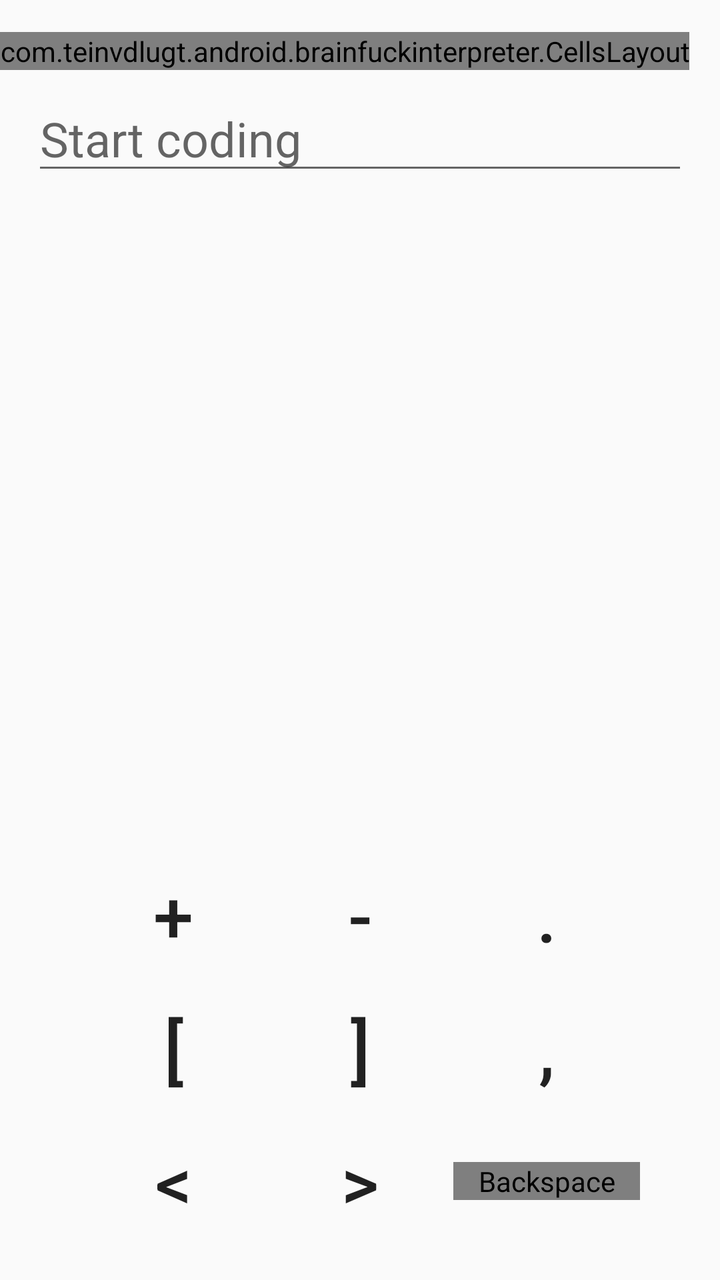
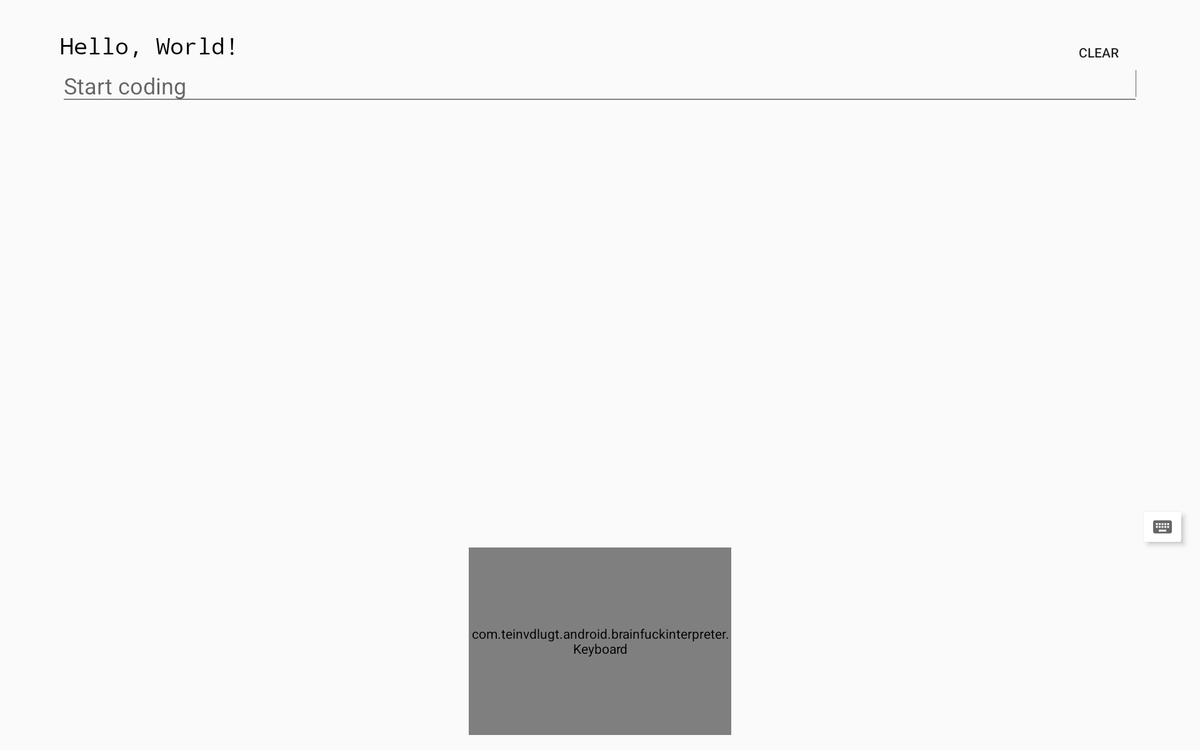

Two renders of one Android screen. The first uses the default layout on a phone; the second uses the alternative layout the repository ships for a different screen configuration, on a matching device. The two XML files are below.
<!-- AndroidManifest.xml: activity theme AppTheme.NoActionBar -->
<!-- res/layout/activity_main.xml -->
<?xml version="1.0" encoding="utf-8"?>
<RelativeLayout xmlns:android="http://schemas.android.com/apk/res/android"
    xmlns:tools="http://schemas.android.com/tools"
    android:layout_width="match_parent"
    android:layout_height="match_parent"
    android:paddingBottom="@dimen/activity_vertical_margin"
    android:paddingTop="@dimen/activity_vertical_margin"
    tools:context="com.teinvdlugt.android.brainfuckinterpreter.MainActivity">

    <HorizontalScrollView
        android:id="@+id/cells"
        android:layout_width="match_parent"
        android:layout_height="wrap_content"
        android:scrollbars="none">

        <com.teinvdlugt.android.brainfuckinterpreter.CellsLayout
            android:id="@+id/cellsLayout"
            android:layout_width="wrap_content"
            android:layout_height="wrap_content" />
    </HorizontalScrollView>

    <RelativeLayout
        android:layout_width="match_parent"
        android:layout_height="wrap_content"
        android:layout_below="@id/cells"
        android:paddingLeft="@dimen/activity_horizontal_margin"
        android:paddingRight="@dimen/activity_horizontal_margin"
        android:paddingTop="8dp">

        <TextView
            android:id="@+id/output_textView"
            android:layout_width="wrap_content"
            android:layout_height="wrap_content"
            android:textColor="@android:color/black"
            android:textSize="24sp"
            android:typeface="monospace"
            android:visibility="gone" />

        <EditText
            android:id="@+id/editText"
            android:layout_width="match_parent"
            android:layout_height="wrap_content"
            android:layout_below="@id/output_textView"
            android:hint="@string/edit_text_hint"
            android:inputType="textMultiLine"
            android:textSize="24sp" />

        <include
            layout="@layout/keyboard"
            android:layout_width="280dp"
            android:layout_height="200dp"
            android:layout_alignParentBottom="true"
            android:layout_centerHorizontal="true" />
    </RelativeLayout>

</RelativeLayout>
<!-- res/layout/keyboard.xml (included above) -->
<?xml version="1.0" encoding="utf-8"?>
<TableLayout xmlns:android="http://schemas.android.com/apk/res/android"
    android:layout_width="match_parent"
    android:layout_height="match_parent">

    <TableRow
        android:layout_weight="1"
        android:gravity="center">

        <Button
            android:layout_weight="1"
            android:background="?selectableItemBackgroundBorderless"
            android:onClick="onClickIncrement"
            android:text="@string/increment"
            android:textSize="36sp" />

        <Button
            android:layout_weight="1"
            android:background="?selectableItemBackgroundBorderless"
            android:onClick="onClickDecrement"
            android:text="@string/decrement"
            android:textSize="36sp" />

        <Button
            android:layout_weight="1"
            android:background="?selectableItemBackgroundBorderless"
            android:onClick="onClickOutput"
            android:text="@string/output"
            android:textSize="36sp" />
    </TableRow>

    <TableRow
        android:layout_weight="1"
        android:gravity="center">

        <Button
            android:layout_weight="1"
            android:background="?selectableItemBackgroundBorderless"
            android:onClick="onClickBracketOpen"
            android:text="@string/bracket_open"
            android:textSize="36sp" />

        <Button
            android:layout_weight="1"
            android:background="?selectableItemBackgroundBorderless"
            android:onClick="onClickBracketClose"
            android:text="@string/bracket_close"
            android:textSize="36sp" />

        <Button
            android:layout_weight="1"
            android:background="?selectableItemBackgroundBorderless"
            android:onClick="onClickInput"
            android:text="@string/input"
            android:textSize="36sp" />
    </TableRow>

    <TableRow
        android:layout_weight="1"
        android:gravity="center">

        <Button
            android:layout_weight="1"
            android:background="?selectableItemBackgroundBorderless"
            android:onClick="onClickPointerLeft"
            android:text="@string/pointerPrevious"
            android:textSize="36sp" />

        <Button
            android:layout_weight="1"
            android:background="?selectableItemBackgroundBorderless"
            android:onClick="onClickPointerRight"
            android:text="@string/pointerNext"
            android:textSize="36sp" />

        <com.teinvdlugt.android.brainfuckinterpreter.BackspaceButton
            android:id="@+id/backspace_key"
            android:layout_weight="1"
            android:background="?selectableItemBackgroundBorderless"
            android:contentDescription="@string/backspace_xs"
            android:src="@mipmap/ic_backspace_black_24dp"
            android:textSize="36sp" />
    </TableRow>
</TableLayout>
<!-- resources referenced by this layout -->
<resources>
  <dimen name="activity_horizontal_margin">16dp</dimen>
  <dimen name="activity_vertical_margin">16dp</dimen>
  <string name="backspace_xs">Backspace</string>
  <string name="bracket_close" translatable="false">]</string>
  <string name="bracket_open" translatable="false">[</string>
  <string name="decrement" translatable="false">-</string>
  <string name="edit_text_hint">Start coding</string>
  <string name="increment" translatable="false">+</string>
  <string name="input" translatable="false">,</string>
  <string name="output" translatable="false">.</string>
  <string name="pointerNext" translatable="false">&gt;</string>
  <string name="pointerPrevious" translatable="false">&lt;</string>
  <style name="AppTheme.NoActionBar">
          <item name="windowActionBar">false</item>
          <item name="windowNoTitle">true</item>
          <item name="windowActionModeOverlay">true</item>
          <item name="actionModeBackground">@color/actionModeBackgroundColor</item>
      </style>
</resources>
<!-- res/layout-xlarge/activity_main.xml (the repository's variant of the layout above) -->
<!-- drawn on a large tablet held sideways -->
<?xml version="1.0" encoding="utf-8"?>
<LinearLayout xmlns:android="http://schemas.android.com/apk/res/android"
    xmlns:tools="http://schemas.android.com/tools"
    android:layout_width="match_parent"
    android:layout_height="match_parent"
    xmlns:app="http://schemas.android.com/apk/res-auto"
    android:orientation="vertical"
    android:paddingBottom="@dimen/activity_vertical_margin"
    android:paddingTop="@dimen/activity_vertical_margin"
    android:id="@+id/root"
    tools:context="com.teinvdlugt.android.brainfuckinterpreter.MainActivity">

    <androidx.recyclerview.widget.RecyclerView
        android:id="@+id/cellRecyclerView"
        android:layout_width="match_parent"
        android:layout_height="wrap_content" />

    <ScrollView
        android:layout_width="match_parent"
        android:layout_height="0dp"
        android:layout_marginLeft="@dimen/activity_horizontal_margin"
        android:layout_marginRight="@dimen/activity_horizontal_margin"
        android:layout_marginTop="@dimen/scrollview_top_margin"
        android:layout_weight="1">

        <RelativeLayout
            android:layout_width="match_parent"
            android:layout_height="wrap_content">

            <Button
                android:id="@+id/clearOutputButton"
                android:layout_width="wrap_content"
                android:layout_height="wrap_content"
                android:layout_alignParentEnd="true"
                android:layout_alignParentRight="true"
                android:background="?attr/selectableItemBackground"
                android:onClick="onClickClearOutput"
                android:text="@string/clear"
                android:visibility="gone"
                tools:visibility="visible" />

            <TextView
                android:fontFamily="monospace"
                android:id="@+id/output_textView"
                android:layout_width="match_parent"
                android:layout_height="wrap_content"
                android:layout_toLeftOf="@id/clearOutputButton"
                android:layout_toStartOf="@id/clearOutputButton"
                android:textColor="@android:color/black"
                android:textSize="24sp"
                android:typeface="monospace"
                android:visibility="gone"
                tools:text="Hello, World!"
                tools:visibility="visible" />

            <EditText
                android:id="@+id/editText"
                android:layout_width="match_parent"
                android:layout_height="wrap_content"
                android:layout_below="@id/output_textView"
                android:hint="@string/edit_text_hint"
                android:inputType="textMultiLine"
                android:textSize="24sp" />
        </RelativeLayout>
    </ScrollView>

    <ImageButton
        android:contentDescription="@string/keyboard_toggle_xs"
        android:id="@+id/keyboard_switch_button"
        android:layout_width="wrap_content"
        android:layout_height="wrap_content"
        android:src="@drawable/ic_keyboard_24dp"
        android:layout_gravity="end"
        app:backgroundTint="@android:color/white"
        android:elevation="4dp"
        android:layout_marginEnd="16dp"
        android:layout_marginRight="16dp" />

    <com.teinvdlugt.android.brainfuckinterpreter.Keyboard
        android:id="@+id/keyboard"
        android:layout_width="280dp"
        android:layout_height="200dp"
        android:layout_gravity="center_horizontal" />
</LinearLayout>
<!-- resources referenced by the variant -->
<!-- as a large tablet held sideways resolves them -->
<resources>
  <!-- from res/values-w820dp/ -->
  <dimen name="activity_horizontal_margin">64dp</dimen>
  <dimen name="activity_vertical_margin">16dp</dimen>
  <!-- from res/values-w820dp/ -->
  <dimen name="scrollview_top_margin">16dp</dimen>
  <!-- drawable ic_keyboard_24dp (drawable) -->
  <vector xmlns:android="http://schemas.android.com/apk/res/android"
          android:width="24dp"
          android:height="24dp"
          android:viewportWidth="24.0"
          android:viewportHeight="24.0">
      <path
          android:fillColor="?android:attr/colorControlNormal"
          android:pathData="M20,5L4,5c-1.1,0 -1.99,0.9 -1.99,2L2,17c0,1.1 0.9,2 2,2h16c1.1,0 2,-0.9 2,-2L22,7c0,-1.1 -0.9,-2 -2,-2zM11,8h2v2h-2L11,8zM11,11h2v2h-2v-2zM8,8h2v2L8,10L8,8zM8,11h2v2L8,13v-2zM7,13L5,13v-2h2v2zM7,10L5,10L5,8h2v2zM16,17L8,17v-2h8v2zM16,13h-2v-2h2v2zM16,10h-2L14,8h2v2zM19,13h-2v-2h2v2zM19,10h-2L17,8h2v2z"/>
  </vector>
  <string name="clear">Clear</string>
  <string name="edit_text_hint">Start coding</string>
  <string name="keyboard_toggle_xs">Use system keyboard</string>
  <style name="AppTheme.NoActionBar">
          <item name="windowActionBar">false</item>
          <item name="windowNoTitle">true</item>
          <item name="windowActionModeOverlay">true</item>
          <item name="actionModeBackground">@color/actionModeBackgroundColor</item>
      </style>
</resources>
